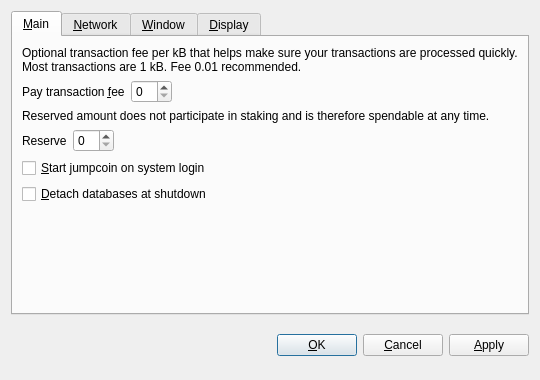
<?xml version="1.0" encoding="UTF-8"?>
<ui version="4.0">
 <class>OptionsDialog</class>
 <widget class="QDialog" name="OptionsDialog">
  <property name="geometry">
   <rect>
    <x>0</x>
    <y>0</y>
    <width>540</width>
    <height>380</height>
   </rect>
  </property>
  <property name="windowTitle">
   <string>Options</string>
  </property>
  <property name="modal">
   <bool>true</bool>
  </property>
  <layout class="QVBoxLayout" name="verticalLayout">
   <item>
    <widget class="QTabWidget" name="tabWidget">
     <property name="tabPosition">
      <enum>QTabWidget::North</enum>
     </property>
     <property name="currentIndex">
      <number>0</number>
     </property>
     <widget class="QWidget" name="tabMain">
      <attribute name="title">
       <string>&amp;Main</string>
      </attribute>
      <layout class="QVBoxLayout" name="verticalLayout_Main">
       <item>
        <widget class="QLabel" name="transactionFeeInfoLabel">
         <property name="text">
          <string>Optional transaction fee per kB that helps make sure your transactions are processed quickly. Most transactions are 1 kB. Fee 0.01 recommended.</string>
         </property>
         <property name="textFormat">
          <enum>Qt::PlainText</enum>
         </property>
         <property name="wordWrap">
          <bool>true</bool>
         </property>
        </widget>
       </item>
       <item>
        <layout class="QHBoxLayout" name="horizontalLayoutFee">
         <item>
          <widget class="QLabel" name="transactionFeeLabel">
           <property name="text">
            <string>Pay transaction &amp;fee</string>
           </property>
           <property name="textFormat">
            <enum>Qt::PlainText</enum>
           </property>
           <property name="buddy">
            <cstring>transactionFee</cstring>
           </property>
          </widget>
         </item>
         <item>
          <widget class="jumpcoinAmountField" name="transactionFee"/>
         </item>
         <item>
          <spacer name="horizontalSpacerFee">
           <property name="orientation">
            <enum>Qt::Horizontal</enum>
           </property>
           <property name="sizeHint" stdset="0">
            <size>
             <width>40</width>
             <height>20</height>
            </size>
           </property>
          </spacer>
         </item>
        </layout>
       </item>
       <item>
        <widget class="QLabel" name="reserveBalanceInfoLabel">
         <property name="text">
          <string>Reserved amount does not participate in staking and is therefore spendable at any time.</string>
         </property>
         <property name="textFormat">
          <enum>Qt::PlainText</enum>
         </property>
         <property name="wordWrap">
          <bool>true</bool>
         </property>
        </widget>
       </item>
       <item>
        <layout class="QHBoxLayout" name="horizontalLayoutReserveBalance">
         <item>
          <widget class="QLabel" name="reserveBalanceLabel">
           <property name="text">
            <string>Reserve</string>
           </property>
           <property name="textFormat">
            <enum>Qt::PlainText</enum>
           </property>
           <property name="buddy">
            <cstring>reserveBalance</cstring>
           </property>
          </widget>
         </item>
         <item>
          <widget class="jumpcoinAmountField" name="reserveBalance"/>
         </item>
         <item>
          <spacer name="horizontalSpacerReserveBalance">
           <property name="orientation">
            <enum>Qt::Horizontal</enum>
           </property>
           <property name="sizeHint" stdset="0">
            <size>
             <width>40</width>
             <height>20</height>
            </size>
           </property>
          </spacer>
         </item>
        </layout>
       </item>
       <item>
        <widget class="QCheckBox" name="jumpcoinAtStartup">
         <property name="toolTip">
          <string>Automatically start jumpcoin after logging in to the system.</string>
         </property>
         <property name="text">
          <string>&amp;Start jumpcoin on system login</string>
         </property>
        </widget>
       </item>
       <item>
        <widget class="QCheckBox" name="detachDatabases">
         <property name="toolTip">
          <string>Detach block and address databases at shutdown. This means they can be moved to another data directory, but it slows down shutdown. The wallet is always detached.</string>
         </property>
         <property name="text">
          <string>&amp;Detach databases at shutdown</string>
         </property>
        </widget>
       </item>
       <item>
        <spacer name="verticalSpacer_Main">
         <property name="orientation">
          <enum>Qt::Vertical</enum>
         </property>
         <property name="sizeHint" stdset="0">
          <size>
           <width>20</width>
           <height>40</height>
          </size>
         </property>
        </spacer>
       </item>
      </layout>
     </widget>
     <widget class="QWidget" name="tabNetwork">
      <attribute name="title">
       <string>&amp;Network</string>
      </attribute>
      <layout class="QVBoxLayout" name="verticalLayout_Network">
       <item>
        <widget class="QCheckBox" name="mapPortUpnp">
         <property name="toolTip">
          <string>Automatically open the jumpcoin client port on the router. This only works when your router supports UPnP and it is enabled.</string>
         </property>
         <property name="text">
          <string>Map port using &amp;UPnP</string>
         </property>
        </widget>
       </item>
       <item>
        <widget class="QCheckBox" name="connectSocks">
         <property name="toolTip">
          <string>Connect to the jumpcoin network through a SOCKS proxy (e.g. when connecting through Tor).</string>
         </property>
         <property name="text">
          <string>&amp;Connect through SOCKS proxy:</string>
         </property>
        </widget>
       </item>
       <item>
        <layout class="QHBoxLayout" name="horizontalLayout_Network">
         <item>
          <widget class="QLabel" name="proxyIpLabel">
           <property name="text">
            <string>Proxy &amp;IP:</string>
           </property>
           <property name="textFormat">
            <enum>Qt::PlainText</enum>
           </property>
           <property name="buddy">
            <cstring>proxyIp</cstring>
           </property>
          </widget>
         </item>
         <item>
          <widget class="QValidatedLineEdit" name="proxyIp">
           <property name="maximumSize">
            <size>
             <width>140</width>
             <height>16777215</height>
            </size>
           </property>
           <property name="toolTip">
            <string>IP address of the proxy (e.g. 127.0.0.1)</string>
           </property>
          </widget>
         </item>
         <item>
          <widget class="QLabel" name="proxyPortLabel">
           <property name="text">
            <string>&amp;Port:</string>
           </property>
           <property name="textFormat">
            <enum>Qt::PlainText</enum>
           </property>
           <property name="buddy">
            <cstring>proxyPort</cstring>
           </property>
          </widget>
         </item>
         <item>
          <widget class="QLineEdit" name="proxyPort">
           <property name="maximumSize">
            <size>
             <width>55</width>
             <height>16777215</height>
            </size>
           </property>
           <property name="toolTip">
            <string>Port of the proxy (e.g. 9050)</string>
           </property>
          </widget>
         </item>
         <item>
          <widget class="QLabel" name="socksVersionLabel">
           <property name="text">
            <string>SOCKS &amp;Version:</string>
           </property>
           <property name="textFormat">
            <enum>Qt::PlainText</enum>
           </property>
           <property name="buddy">
            <cstring>socksVersion</cstring>
           </property>
          </widget>
         </item>
         <item>
          <widget class="QValueComboBox" name="socksVersion">
           <property name="toolTip">
            <string>SOCKS version of the proxy (e.g. 5)</string>
           </property>
          </widget>
         </item>
         <item>
          <spacer name="horizontalSpacer_Network">
           <property name="orientation">
            <enum>Qt::Horizontal</enum>
           </property>
           <property name="sizeHint" stdset="0">
            <size>
             <width>40</width>
             <height>20</height>
            </size>
           </property>
          </spacer>
         </item>
        </layout>
       </item>
       <item>
        <spacer name="verticalSpacer_Network">
         <property name="orientation">
          <enum>Qt::Vertical</enum>
         </property>
         <property name="sizeHint" stdset="0">
          <size>
           <width>20</width>
           <height>40</height>
          </size>
         </property>
        </spacer>
       </item>
      </layout>
     </widget>
     <widget class="QWidget" name="tabWindow">
      <attribute name="title">
       <string>&amp;Window</string>
      </attribute>
      <layout class="QVBoxLayout" name="verticalLayout_Window">
       <item>
        <widget class="QCheckBox" name="minimizeToTray">
         <property name="toolTip">
          <string>Show only a tray icon after minimizing the window.</string>
         </property>
         <property name="text">
          <string>&amp;Minimize to the tray instead of the taskbar</string>
         </property>
        </widget>
       </item>
       <item>
        <widget class="QCheckBox" name="minimizeOnClose">
         <property name="toolTip">
          <string>Minimize instead of exit the application when the window is closed. When this option is enabled, the application will be closed only after selecting Quit in the menu.</string>
         </property>
         <property name="text">
          <string>M&amp;inimize on close</string>
         </property>
        </widget>
       </item>
       <item>
        <spacer name="verticalSpacer_Window">
         <property name="orientation">
          <enum>Qt::Vertical</enum>
         </property>
         <property name="sizeHint" stdset="0">
          <size>
           <width>20</width>
           <height>40</height>
          </size>
         </property>
        </spacer>
       </item>
      </layout>
     </widget>
     <widget class="QWidget" name="tabDisplay">
      <attribute name="title">
       <string>&amp;Display</string>
      </attribute>
      <layout class="QVBoxLayout" name="verticalLayout_Display">
       <item>
        <layout class="QHBoxLayout" name="horizontalLayout_1_Display">
         <item>
          <widget class="QLabel" name="langLabel">
           <property name="text">
            <string>User Interface &amp;language:</string>
           </property>
           <property name="textFormat">
            <enum>Qt::PlainText</enum>
           </property>
           <property name="buddy">
            <cstring>lang</cstring>
           </property>
          </widget>
         </item>
         <item>
          <widget class="QValueComboBox" name="lang">
           <property name="toolTip">
            <string>The user interface language can be set here. This setting will take effect after restarting jumpcoin.</string>
           </property>
          </widget>
         </item>
        </layout>
       </item>
       <item>
        <layout class="QHBoxLayout" name="horizontalLayout_2_Display">
         <item>
          <widget class="QLabel" name="unitLabel">
           <property name="text">
            <string>&amp;Unit to show amounts in:</string>
           </property>
           <property name="textFormat">
            <enum>Qt::PlainText</enum>
           </property>
           <property name="buddy">
            <cstring>unit</cstring>
           </property>
          </widget>
         </item>
         <item>
          <widget class="QValueComboBox" name="unit">
           <property name="toolTip">
            <string>Choose the default subdivision unit to show in the interface and when sending coins.</string>
           </property>
          </widget>
         </item>
        </layout>
       </item>
       <item>
        <widget class="QCheckBox" name="displayAddresses">
         <property name="toolTip">
          <string>Whether to show jumpcoin addresses in the transaction list or not.</string>
         </property>
         <property name="text">
          <string>&amp;Display addresses in transaction list</string>
         </property>
        </widget>
       </item>
       <item>
        <widget class="QCheckBox" name="coinControlFeatures">
         <property name="toolTip">
          <string>Whether to show coin control features or not.</string>
         </property>
         <property name="text">
          <string>Display coin &amp;control features (experts only!)</string>
         </property>
        </widget>
       </item>
       <item>
        <spacer name="verticalSpacer_Display">
         <property name="orientation">
          <enum>Qt::Vertical</enum>
         </property>
         <property name="sizeHint" stdset="0">
          <size>
           <width>20</width>
           <height>40</height>
          </size>
         </property>
        </spacer>
       </item>
      </layout>
     </widget>
    </widget>
   </item>
   <item>
    <layout class="QHBoxLayout" name="horizontalLayout_Buttons">
     <item>
      <spacer name="horizontalSpacer_1">
       <property name="orientation">
        <enum>Qt::Horizontal</enum>
       </property>
       <property name="sizeHint" stdset="0">
        <size>
         <width>40</width>
         <height>48</height>
        </size>
       </property>
      </spacer>
     </item>
     <item>
      <widget class="QLabel" name="statusLabel">
       <property name="font">
        <font>
         <weight>75</weight>
         <bold>true</bold>
        </font>
       </property>
       <property name="text">
        <string/>
       </property>
       <property name="textFormat">
        <enum>Qt::PlainText</enum>
       </property>
       <property name="wordWrap">
        <bool>true</bool>
       </property>
      </widget>
     </item>
     <item>
      <spacer name="horizontalSpacer_2">
       <property name="orientation">
        <enum>Qt::Horizontal</enum>
       </property>
       <property name="sizeHint" stdset="0">
        <size>
         <width>40</width>
         <height>48</height>
        </size>
       </property>
      </spacer>
     </item>
     <item>
      <widget class="QPushButton" name="okButton">
       <property name="text">
        <string>&amp;OK</string>
       </property>
      </widget>
     </item>
     <item>
      <widget class="QPushButton" name="cancelButton">
       <property name="text">
        <string>&amp;Cancel</string>
       </property>
       <property name="autoDefault">
        <bool>false</bool>
       </property>
      </widget>
     </item>
     <item>
      <widget class="QPushButton" name="applyButton">
       <property name="text">
        <string>&amp;Apply</string>
       </property>
       <property name="autoDefault">
        <bool>false</bool>
       </property>
      </widget>
     </item>
    </layout>
   </item>
  </layout>
 </widget>
 <customwidgets>
  <customwidget>
   <class>jumpcoinAmountField</class>
   <extends>QSpinBox</extends>
   <header>jumpcoinamountfield.h</header>
  </customwidget>
  <customwidget>
   <class>QValueComboBox</class>
   <extends>QComboBox</extends>
   <header>qvaluecombobox.h</header>
  </customwidget>
  <customwidget>
   <class>QValidatedLineEdit</class>
   <extends>QLineEdit</extends>
   <header>qvalidatedlineedit.h</header>
  </customwidget>
 </customwidgets>
 <resources/>
 <connections/>
</ui>
